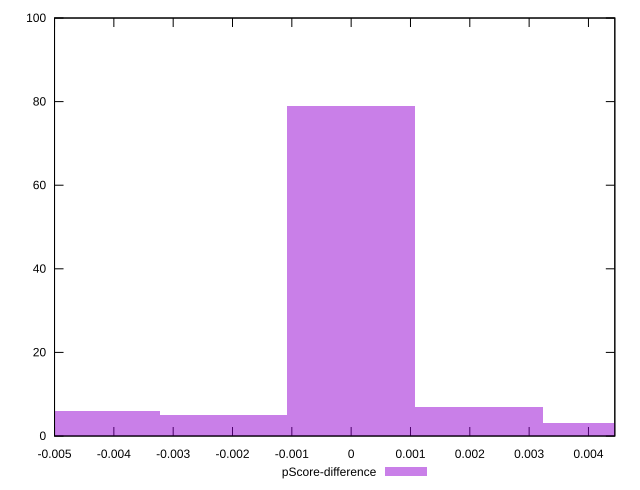

Source code (gnuplot):
reset

$pScoreDifference <<EOF
-0.00215151429832629 5
-0.00430302859665258 6
0.00215151429832629 7
0 79
0.00430302859665258 3
EOF

set key outside below
set boxwidth 0.00215151429832629
set xrange [-0.0050000000000000044:0.004444444444444473]
set yrange [0:100]
set trange [0:100]
set style fill transparent solid 0.5 noborder
set terminal svg size 640, 490 enhanced background rgb 'white'
set output "report/report_00029_2021-02-24T13-36-40.390Z/uses-http2/samples/astro/pScore-difference/histogram.svg"

plot $pScoreDifference title "pScore-difference" with boxes

reset
